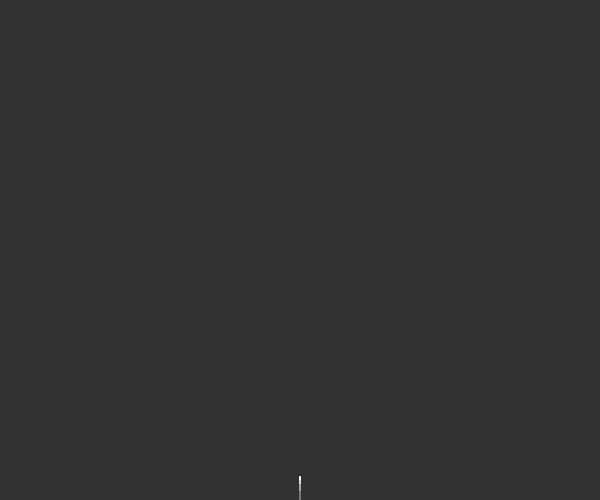
Frame 1 (no input)
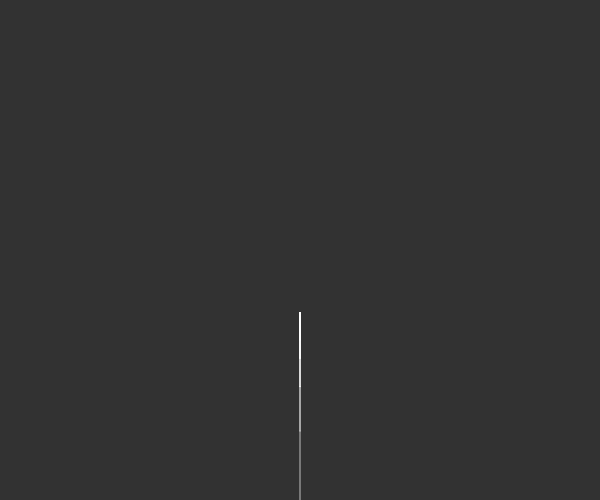
Frame 60 (no input)
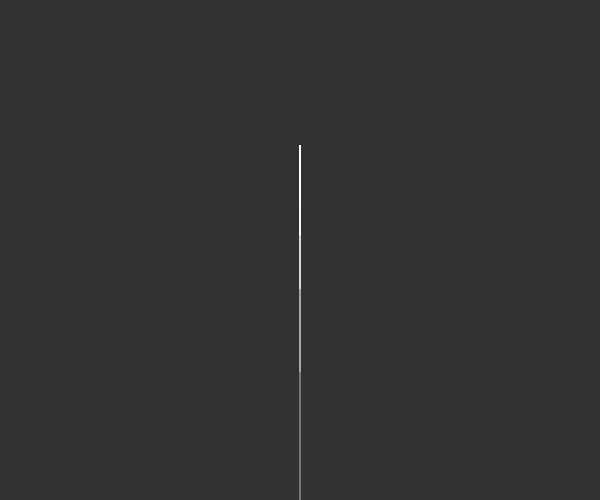
Frame 120 (the mouse pressed at the canvas centre since frame 60)

The p5.js sketch that drew these frames (run headless with seeded random() and noise() and a simulated clock; from frame 60 on, the mouse is pressed at the canvas centre):

// p5.js sketch
// ── sketch.js
var angle = 0;
//increment
var i = 10;
//random
var r;

function setup() {
  frameRate(60);
  createCanvas(600, 500);
  slider = createSlider(0, 3, 0, 0.01);
  r = random(0.5, 0.7)
}

function draw() {
  background(50);
  angle = slider.value();
  stroke(255);
  strokeWeight(0.7);
  translate(300, 500);
  branch(i);

  if (i == 150) i = 150
  else i = i+1

  if (keyIsPressed){
    r = random(0.3, 0.7);
    i = 10
  }
}
//branch
function branch(len) {
  line(0, 0, 0, -len);
  translate(0, -len);
  if (len > 4) {
//right side of tree
    push();
    rotate(angle);
    branch(len * r);
    pop();
//left side of tree
    push();
    rotate(-angle);
    branch(len * r);
    pop();

  }
  //line(0, 0, 0, -len * 0.67);
}
